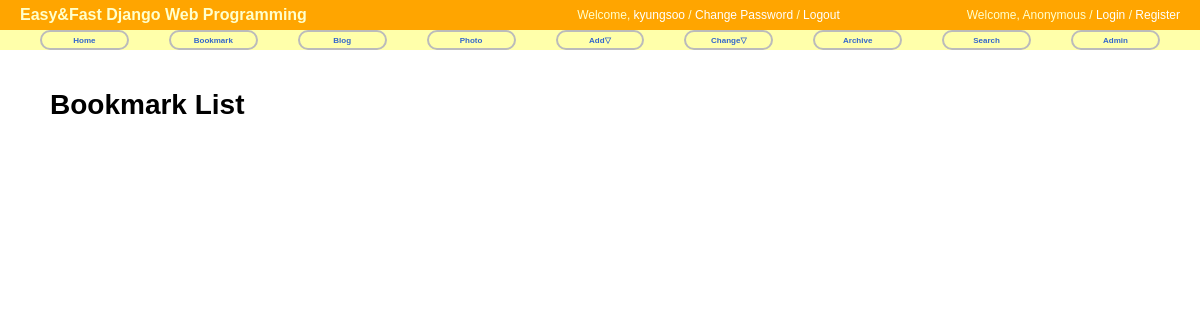
Page /bookmark/ on the earlier database version.
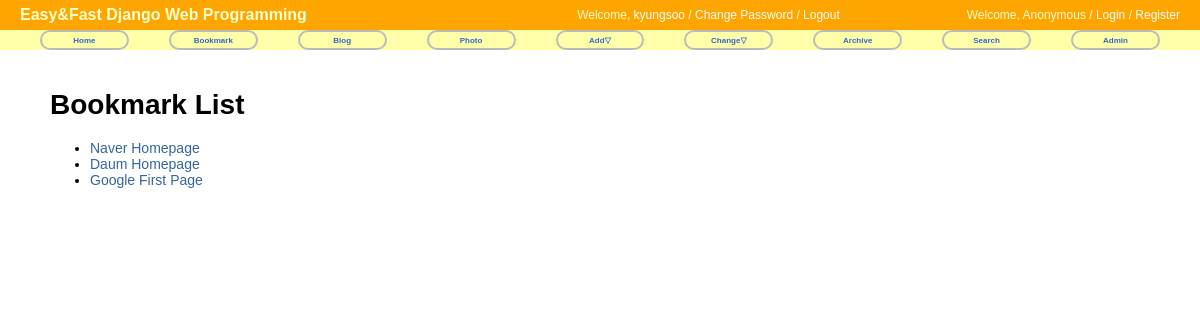
Same page on the later database version.
### bookmark/models.py (models this page shows)
@python_2_unicode_compatible
class Bookmark(models.Model):
    title = models.CharField(max_length=100, blank=True,null=True)
    url = models.URLField('url', unique=True)
    owner = models.ForeignKey(User, null=True)
    def __str__(self):
        return self.title

### bookmark/views.py (the view)
class BookmarkLV(ListView) :
    model = Bookmark

### bookmark/templates/bookmark/bookmark_list.html (shortened to what this page needs)
{% extends "base.html" %}
{% block content %}
<div id="content">
    <h1>Bookmark List</h1>
    <ul>
        {% for bookmark in object_list %}
            <li><a href="{% url 'bookmark:detail' bookmark.id %}">{{ bookmark }}</a> </li>
        {% endfor %}
    </ul>
</div>
{% endblock %}

### mysite/templates/mysite/base.html (shortened to what this page needs)
<!DOCTYPE html>
<html lang="en">
<head>
    {% load staticfiles %}
    <link rel="stylesheet" type="text/css" href="{% static "css/base.css" %}"/>
    <link rel="stylesheet" type="text/css" href="{% block extrastyle %}{% endblock %}">
</head>
<body>
<div id="header">
    <h2 class = "maintitle">Easy&amp;Fast Django Web Programming</h2>
    <h4 class ="welcome">Welcome, <a href="#">kyungsoo</a> /
            <a href="#">Change Password</a> /
            <a href="#">Logout</a>
    </h4>
    {% if user.is_active %}
    <h4 class="welcome">Welcome,
        <strong>{% firstof user.get_short_name user.get_username %}</strong>
        <a href="{% url 'password_change' %}">Change Password</a> /
        <a href="{% url 'logout' %}">Logout</a>
    </h4>
    {% else %}
    <h4 class="welcome">Welcome, Anonymous /
        <a href="{% url 'login' %}">Login</a> /
        <a href="{% url 'register' %}">Register</a>
    </h4>
    {% endif %}
</div>
<div id="menu">
    <li><a href="{% url 'home' %}">Home</a> </li>
    <li><a href="{% url 'bookmark:index' %}">Bookmark</a> </li>
    <li><a href="{% url 'blog:index' %}">Blog</a> </li>
    <li><a href="{% url 'photo:index' %}">Photo</a></li>
    <li><a href="#">Add&bigtriangledown;</a>
    </li>
    <li><a href="#">Change&bigtriangledown;</a>
    </li>
    <li><a href="{% url 'blog:post_archive' %}">Archive</a> </li>
    <li><a href="{% url 'blog:search' %}">Search</a> </li>
    <li><a href="{% url 'admin:index' %}">Admin</a> </li>
</div>
{% block content %}{% endblock %}
</body>
</html>

### mysite/static/css/base.css (style rules this page uses)
body { font-family: "Lucida Grande", Verdana, Arial, sans-serif; font-size: 14px; }
div#header { position: absolute; top: 0px; left: 0px; height: 30px; width: 100%; display: table; background: orange; }
div#menu { position: absolute; top: 30px; left: 0px; height: 20px; width: 100%; display: table; table-layout: fixed; border-spacing: 40px 0px; background: #ffa; font-size: 8px; }
div#content { position: absolute; top: 70px; left: 50px; right: 50px; }
.maintitle { display: table-cell; vertical-align: middle; padding-left: 20px; color: #ffc; font-weight: bold; font-size: 16px; }
.welcome { display: table-cell; vertical-align: middle; text-align: right; padding-right: 20px; color: #ffc; font-weight: normal; font-size: 12px; }
.welcome a:link, .welcome a:visited { color: white; }
div#menu a:link, div#menu a:visited { color: #36c; }
div#menu > li { display: table-cell; vertical-align: middle; border: 2px solid #bbb; border-radius: 25px; text-align: center; font-weight: bold; }
a:link, a:visited { color: #369; text-decoration: none; }

Differences in the rows shown:
added Bookmark: title "Naver Homepage"
added Bookmark: title "Daum Homepage"
added Bookmark: title "Google First Page"
